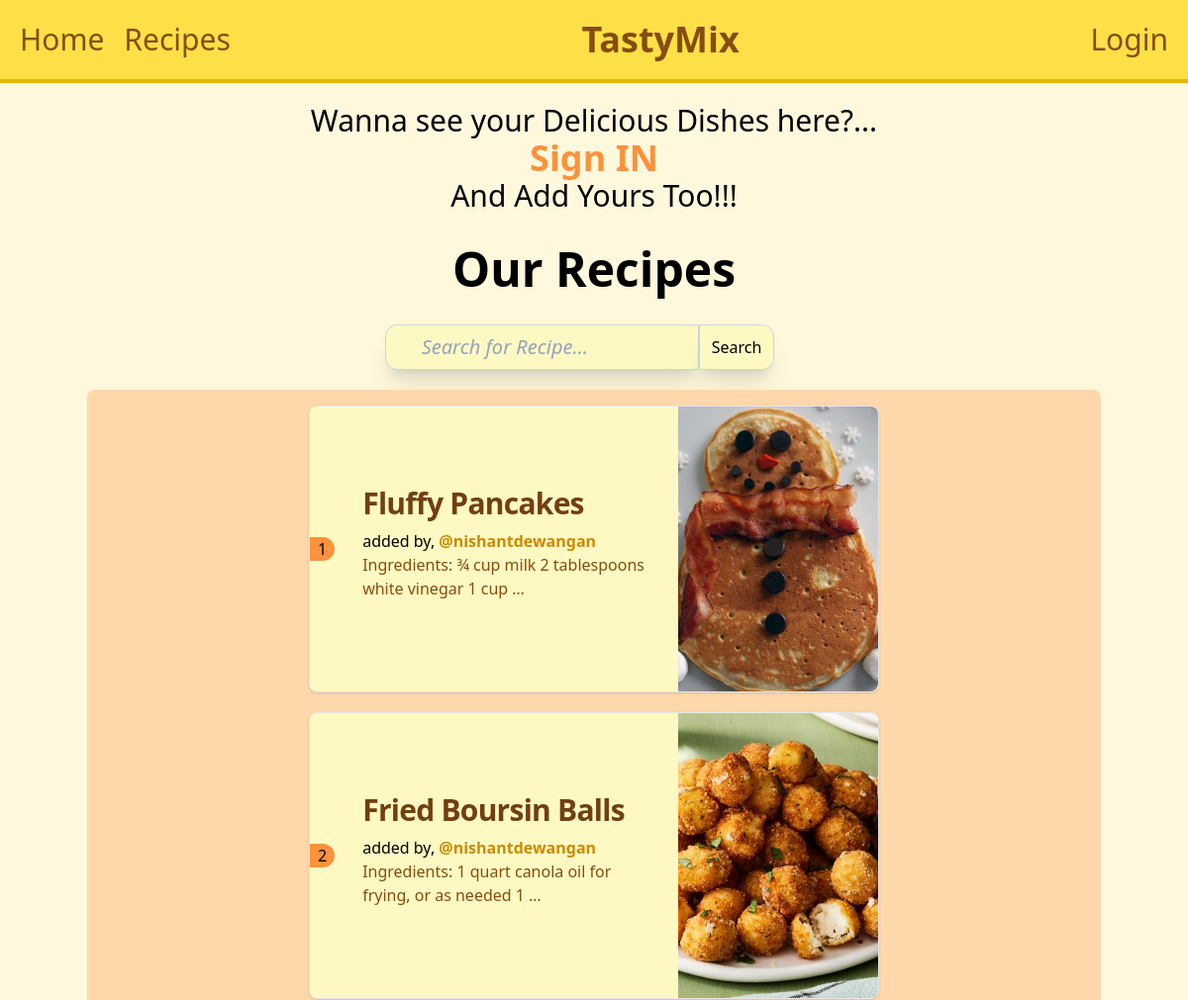
/recipe/ (upper part), run on an earlier commit of the app's database.
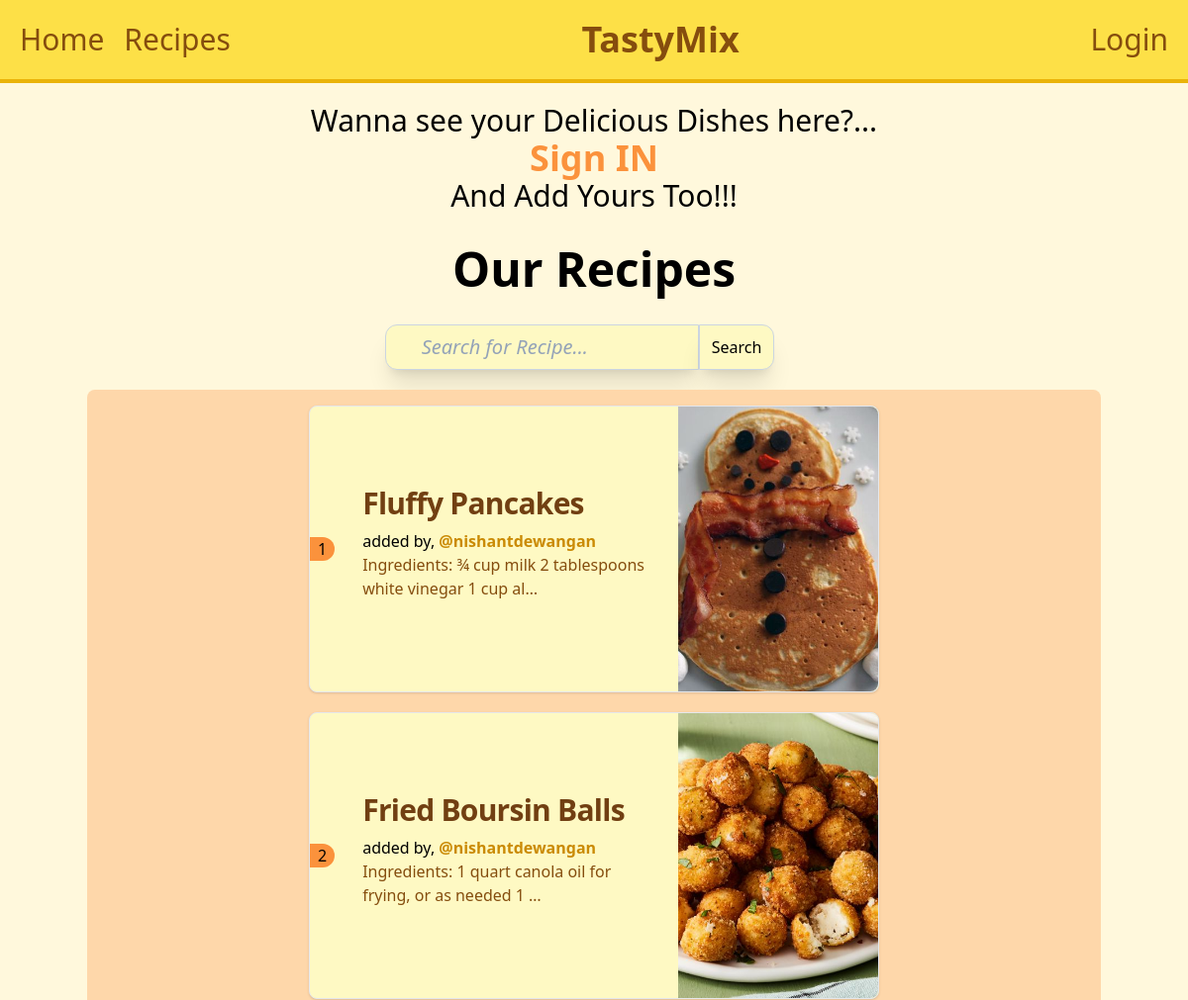
And on a later commit of the database.
### recipe/models.py (models this page shows, shortened)
class Recipe(models.Model):
    user = models.ForeignKey(User, on_delete=models.SET_NULL,null=True, blank=True)
    recipe_name= models.CharField(max_length=100)
    Ingredients= models.TextField()
    recipe_image= models.ImageField(upload_to="thumbnails")

### recipe/views.py (the view, shortened to what this page needs)
# urls.py: path('recipe/',views.recipes,name="recipes"),
def recipes(request):
    queryset = Recipe.objects.all()
    if request.GET.get("search"):
        queryset=queryset.filter(recipe_name__icontains=request.GET.get('search'))
    context = {'recipes': queryset}
    return render(request, "recipe.html", context)

### templates/recipe.html (shortened to what this page needs)
{% extends 'base.html' %}
{% block body %}
<main class=" flex  flex-col">
<div class="container max-w-screen-lg mx-auto ">
   {% if request.user.is_authenticated %}
    <form method="post" action="/recipe/" enctype="multipart/form-data">
        {% csrf_token %}
        <div class="space-y-12 w-3/4 mx-auto">
            <div class="border-b border-gray-900/10 pb-12">
                <h2 class="text-4xl mt-3 font-semibold leading-7 text-gray-900" text-center>Add Recipe</h2>
                <div class="mt-10 grid grid-cols-1 gap-x-6 gap-y-8 sm:grid-cols-6">
                    <div class="sm:col-span-4">
                        <label for="recipe_name" class="block text-2xl font-medium leading-6 text-gray-900">Recipe
                            Name</label>
                        <div class="mt-2">
                            <div class="flex rounded-md shadow-sm ring-1 ring-inset ring-gray-300 focus-within:ring-2 focus-within:ring-inset focus-within:ring-indigo-600 sm:max-w-md">
                                <input type="text" name="recipe_name" id="recipe_name" required
                                       class="block flex-1 border-0 bg-transparent p-3 text-gray-900 placeholder:text-gray-400 focus:ring-0 text-2xl leading-6"
                                       placeholder="recipe_name">
                            </div>
                        </div>
                    </div>
                    <div class="col-span-full">
                        <label for="Ingredients"
                               class="block text-2xl font-medium leading-6 text-gray-900 ">Ingredients</label>
                        <div class="mt-2">
                            <textarea id="Ingredients" name="Ingredients" rows="8" required
                                      class="block w-full rounded-lg border-0 p-3 text-gray-900 shadow-lg ring-1 ring-inset ring-gray-300 placeholder:text-gray-400 focus:ring-2 focus:ring-inset focus:ring-indigo-600 text-lg leading-6"></textarea>
                        </div>
                        <p class="mt-3  text-md leading-6 text-gray-600">Describe Recipe or Add Ingredients</p>
                    </div>
                    <div class="col-span-full flex justify-between items-center">
                        <div class="mt-2 flex items-center gap-x-3">
                            <label for="recipe_image" class="block text-xl font-medium leading-6 text-gray-900">Recipe
                                photo</label>
                            <svg class="h-12 w-12 text-gray-300" viewBox="0 0 24 24" fill="currentColor"
                                 aria-hidden="true">
                                <path fill-rule="evenodd"
                                      d="M18.685 19.097A9.723 9.723 0 0021.75 12c0-5.385-4.365-9.75-9.75-9.75S2.25 6.615 2.25 12a9.723 9.723 0 003.065 7.097A9.716 9.716 0 0012 21.75a9.716 9.716 0 006.685-2.653zm-12.54-1.285A7.486 7.486 0 0112 15a7.486 7.486 0 015.855 2.812A8.224 8.224 0 0112 20.25a8.224 8.224 0 01-5.855-2.438zM15.75 9a3.75 3.75 0 11-7.5 0 3.75 3.75 0 017.5 0z"
                                      clip-rule="evenodd"/>
                            </svg>
                            <input name="recipe_image" id="recipe_image" type="file"
                                   class="rounded-xl bg-white px-2.5 py-1.5 text-lg font-semibold text-gray-900 shadow-sm ring-1 ring-inset ring-gray-300 hover:bg-gray-50">
                        </div>
                        <br>
                        <button type="submit"
                                class="rounded-xl bg-white px-3 py-2 text-2xl font-bold text-gray-900 shadow-lg ring-1 ring-inset ring-gray-300 hover:bg-gray-50">
                            ADD
                        </button>
                    </div>
                </div>
            </div>
        </div>
    </form>
    {% else %}
        <div class="text-center  text-3xl my-5">
            Wanna see your Delicious Dishes here?... <br>
            <a href="{% url 'auth' %}" class="text-orange-400 text-4xl hover:text-yellow-600 font-bold">Sign IN</a> <br>
            And Add Yours Too!!!
        </div>
    {% endif %}
    <div class="flex flex-wrap flex-col justify-center">
        <h1 class="text-5xl font-bold my-3 mx-auto">
            Our Recipes
        </h1>
        <form action="/recipe/" class="flex my-5  mx-auto">
            <input class="placeholder:italic placeholder:text-slate-400 bg-yellow-100 w-3/4 border border-slate-300 rounded-l-xl py-2 pl-9 pr-3 shadow-xl focus:outline-none focus:border-sky-500 focus:ring-sky-500 focus:ring-1 text-xl" placeholder="Search for Recipe..." type="text" name="search"/>
            <input class="px-3 bg-yellow-100 hover:bg-yellow-200 shadow-xl border border-slate-300 rounded-r-xl" type="submit" value="Search">
        </form>
        <div class="bg-orange-200 p-4 flex flex-wrap rounded-lg justify-center items-center gap-5">
            {% for recipe in recipes %}
            <div class=" min-w-1/2 gap-3 flex justify-between items-center bg-yellow-100 border border-gray-200 rounded-lg shadow md:flex-row md:max-w-xl hover:bg-yellow-200 dark:border-gray-600 dark:bg-yellow-200 dark:hover:bg-yellow-300">
                             <span class="bg-orange-400 px-2 rounded-r-xl">{{forloop.counter}}</span>
                <div class=" flex md:flex-col justify-between items-center w-4/5 h-max">
                        <div class="flex flex-col justify-between p-4 leading-normal min-h-max">
                            <a href="{% url 'recipe_details' recipe.id  %}" class="mb-2 text-3xl font-bold tracking-tight text-yellow-900 hover:text-blue-500">{{recipe.recipe_name}}</a>
                            <span>added by, <a href="{% url 'profile' recipe.user.id %}" class="text-yellow-600 font-bold hover:text-blue-600">@{{recipe.user}}</a></span>
                            <a href="{% url 'recipe_details' recipe.id  %}" class="mb-3 text-md font-normal text-yellow-800 hover:text-blue-500"> Ingredients: {{recipe.Ingredients | truncatechars:50 }}</a>
                        </div>
                </div>
                <a href="{% url 'recipe_details' recipe.id  %}">
                <img class="rimg object-cover   rounded-r-lg h-48 w-48 md:h-72 md:w-72 md:rounded-none md:rounded-r-lg" src="/media/{{recipe.recipe_image}}" alt="{{recipe.recipe_namea}}">
                </a>
            </div>
            {% endfor %}
        </div>
    </div>
</div>
</main>
{% endblock body %}

### templates/base.html (shortened to what this page needs)
<!DOCTYPE html>
<html lang="en">
<head>
      <script src="https://cdn.tailwindcss.com"></script>
</head>
<body  style="background-color:cornsilk">
<nav class="container bg-yellow-300  border-yellow-500 border-b-4 flex justify-between items-center gap-5 min-w-full px-5 py-5 text-yellow-800  text-xl lg:text-3xl">
    <div class="flex gap-5" >
        <a class="hover:text-orange-500" href="/">Home</a>
        <a class="hover:text-orange-500" href="{% url 'recipes' %}">Recipes</a>
    </div>
    <div>
        <h1 class="text-4xl font-bold mx-auto">TastyMix </h1>
    </div>
    <div class="flex gap-1">
        {% if request.user.is_authenticated %}
         <a class="hover:text-orange-500" href="{% url 'profile' request.user.id %}"> <span class="font-bold text-blue-500 hover:text-yellow-600"> @{{request.user}} </span></a>
         |<a class="hover:text-orange-500" href="{% url 'signout' %}">Logout</a>
        {% else %}
            <a class="hover:text-orange-500" href="{% url 'signin' %}">Login</a>
        {% endif %}
    </div>
</nav>
{% block body %}
{% endblock %}
</body>
</html>

What changed in the data, as far as the page shows it:
changed Recipe "Fluffy Pancakes": Ingredients "¾ cup milk 2 tablespoons white vinegar 1 cup …" → "¾ cup milk 2 tablespoons white vinegar 1 cup al…"
